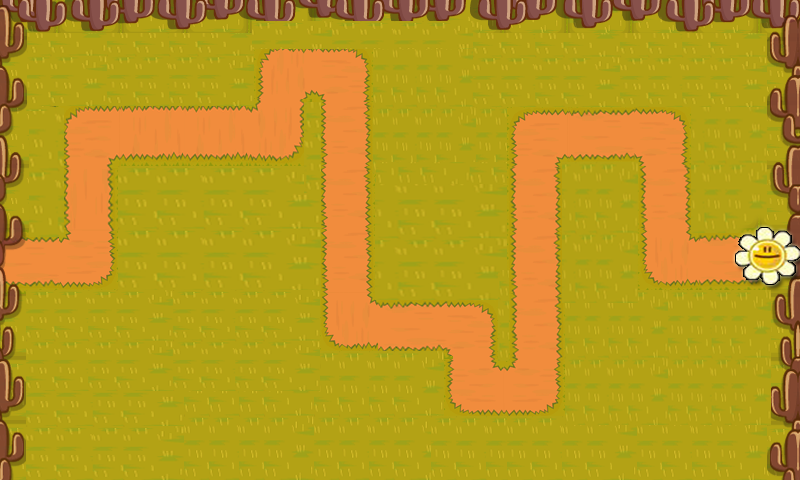

The image is a tile-based game level rendered from a .tmx file. Its description and source (layers, tilesets, objects; grid data summarised) follow:
An orthogonal 25x15 tile map with 32x32 px tiles, 2 tile layers (Tile Layer 1, rock), 2 hidden layers not drawn.

<map version="1.0" orientation="orthogonal" width="25" height="15" tilewidth="32" tileheight="32">
 <tileset firstgid="1" name="map03" tilewidth="32" tileheight="32">
  <image source="map03.png" width="800" height="480" />
 </tileset>
 <layer name="Tile Layer 1" width="25" height="15">
  <data>[375 cells, 375 non-empty, 375 distinct tile ids]</data>
 </layer>
 <layer name="way" width="25" height="15" visible="0">
  <data>[375 cells, 51 non-empty, 1 distinct tile ids]</data>
 </layer>
 <layer name="build" width="25" height="15" visible="0">
  <data>[375 cells, 216 non-empty, 4 distinct tile ids]</data>
 </layer>
 <layer name="rock" width="25" height="15">
  <data>[375 cells, 0 non-empty, 0 distinct tile ids]</data>
 </layer>
</map>
